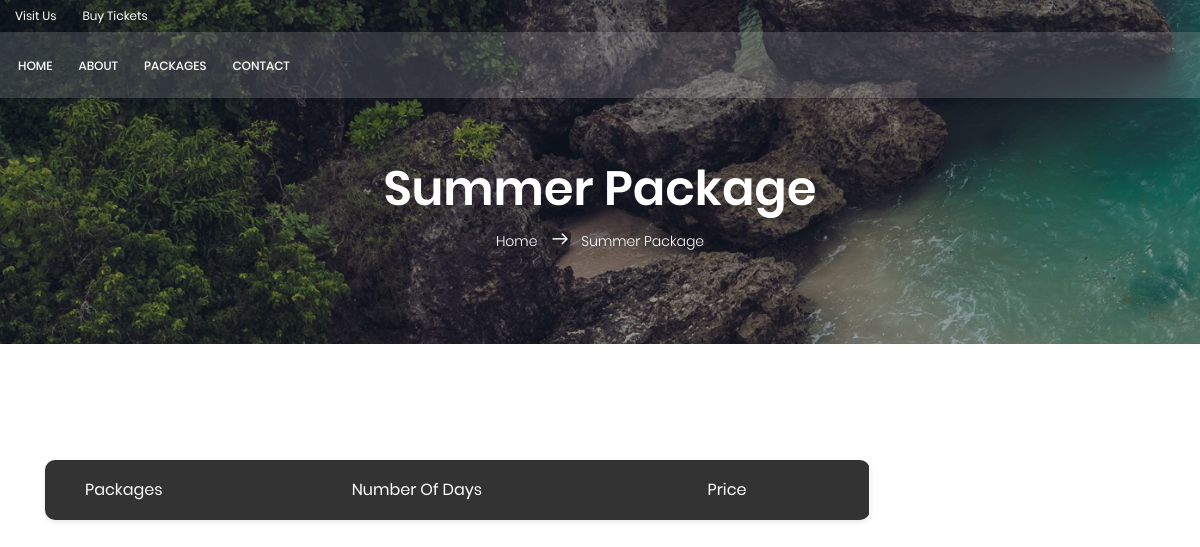
Before: /summerpackage.php with the older database file.
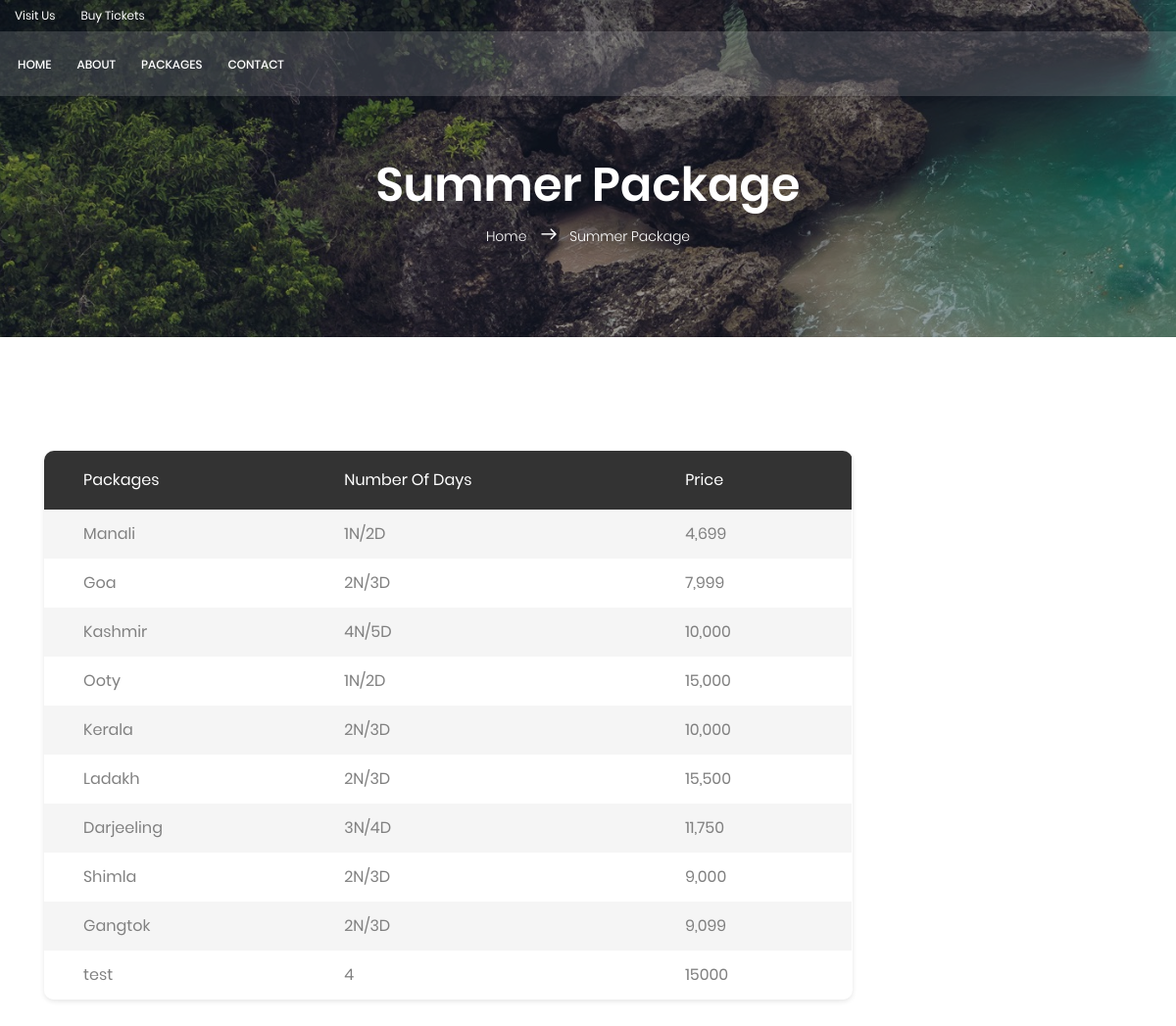
After: the same page with the newer database file.
### tables this page shows
CREATE TABLE `allpackage` (
  `id` int(11) NOT NULL,
  `category_id` int(11) NOT NULL,
  `place` varchar(255) NOT NULL,
  `days` varchar(20) NOT NULL,
  `price` varchar(20) NOT NULL
);

### summerpackage.php (the view, shortened to what this page needs)
<!DOCTYPE html>
<html lang="zxx" class="no-js">
<head>
		<link rel="stylesheet" href="css/linearicons.css">
		<link rel="stylesheet" href="css/font-awesome.min.css">
		<link rel="stylesheet" href="css/bootstrap.css">
		<link rel="stylesheet" href="css/magnific-popup.css">
		<link rel="stylesheet" href="css/jquery-ui.css">
		<link rel="stylesheet" href="css/nice-select.css">
		<link rel="stylesheet" href="css/animate.min.css">
		<link rel="stylesheet" href="css/owl.carousel.css">
		<link rel="stylesheet" href="css/main.css">
   <link href="css/font-face.css" rel="stylesheet" media="all">
   <link href="vendor/font-awesome-4.7/css/font-awesome.min.css" rel="stylesheet" media="all">
   <link href="vendor/font-awesome-5/css/fontawesome-all.min.css" rel="stylesheet" media="all">
   <link href="vendor/mdi-font/css/material-design-iconic-font.min.css" rel="stylesheet" media="all">
   <link href="vendor/bootstrap-4.1/bootstrap.min.css" rel="stylesheet" media="all">
   <link href="vendor/animsition/animsition.min.css" rel="stylesheet" media="all">
   <link href="vendor/bootstrap-progressbar/bootstrap-progressbar-3.3.4.min.css" rel="stylesheet" media="all">
   <link href="vendor/wow/animate.css" rel="stylesheet" media="all">
   <link href="vendor/css-hamburgers/hamburgers.min.css" rel="stylesheet" media="all">
   <link href="vendor/slick/slick.css" rel="stylesheet" media="all">
   <link href="vendor/select2/select2.min.css" rel="stylesheet" media="all">
   <link href="vendor/perfect-scrollbar/perfect-scrollbar.css" rel="stylesheet" media="all">
   <link href="css/theme.css" rel="stylesheet" media="all">
	<body  style="background-image: url(72a184aa7846cad0d5a82cf55dc3f406.jpg); background-repeat:no-repeat ; background-position: center;">
		<header id="header">
			<div class="header-top">
				<div class="container">
		  		<div class="row align-items-center">
		  			<div class="col-lg-6 col-sm-6 col-6 header-top-left">
		  				<ul>
		  					<li><a href="#">Visit Us</a></li>
		  					<li><a href="#">Buy Tickets</a></li>
		  				</ul>
		  			</div>
		  			<div class="col-lg-6 col-sm-6 col-6 header-top-right">
						<div class="header-social">
							<a href="#"><i class="fa fa-facebook"></i></a>
							<a href="#"><i class="fa fa-twitter"></i></a>
							<a href="#"><i class="fa fa-dribbble"></i></a>
							<a href="#"><i class="fa fa-behance"></i></a>
						</div>
		  			</div>
		  		</div>
				</div>
			</div>
			<div class="container main-menu">
				<div class="row align-items-center justify-content-between d-flex">
			       <nav id="nav-menu-container">
			        <ul class="nav-menu">
			          <li><a href="index.php">Home</a></li>
			          <li><a href="about.php">About</a></li>
			          <li><a href="allpackage.php">Packages</a></li>
			          <li><a href="contact.html">Contact</a></li>
			        </ul>
			      </nav>
				</div>
			</div>
		</header>
		<section class="relative about-banner" id="home">
			<div class="overlay overlay-bg"></div>
			<div class="container">
				<div class="row d-flex align-items-center justify-content-center">
					<div class="about-content col-lg-12">
						<h1 class="text-white">
							Summer Package
						</h1>
						<p class="text-white link-nav"><a href="index.php">Home </a>  <span class="lnr lnr-arrow-right"></span>  <a href="SUMMERPACKAGE.PHP"> Summer Package</a></p>
					</div>
				</div>
			</div>
		</section>
	<div class="main-content">
               <div class="section__content section__content--p30">
                   <div class="container-fluid">
                       <div class="row">
                           <div class="col-lg-9">
                               <div class="table-responsive table--no-card m-b-30" style="margin-bottom: px;">
                                   <table class="table table-borderless table-striped table-earning" >
                                       <thead>
                                           <tr>
                                               <th>Packages</th>
                                               <th>Number of days</th>
                                               <th>Price</th>
                                           </tr>
                                       </thead>
                                       <tbody>
                                           <tr>
               <?php
			include "connection.php";
			$sql = "select * from `allpackage` where `allpackage`.`category_id`=1";
			$res= mysqli_query($conn,$sql);
			while($row=mysqli_fetch_array($res))
			{
		      print "<tr>
						<td>$row[place]</td>
						<td>$row[days]</td>
						<td>$row[price]</td>
					</tr>";
			}
		?>
                                           </tr>
                                       </tbody>
                                   </table>
                               </div>
                           </div>
		  </div>
	</body>
</html>

Changed rows visible on the page:
added allpackage: place "Manali", days "1N/2D", price "4,699"
added allpackage: place "Goa", days "2N/3D", price "7,999"
added allpackage: place "Kashmir", days "4N/5D", price "10,000"
added allpackage: place "Ooty", days "1N/2D", price "15,000"
added allpackage: place "Kerala", days "2N/3D", price "10,000"
added allpackage: place "Ladakh", days "2N/3D", price "15,500"
added allpackage: place "Darjeeling", days "3N/4D", price "11,750"
added allpackage: place "Shimla", days "2N/3D", price "9,000"
added allpackage: place "Gangtok", days "2N/3D", price "9,099"
added allpackage: place "test", days "4", price "15000"
